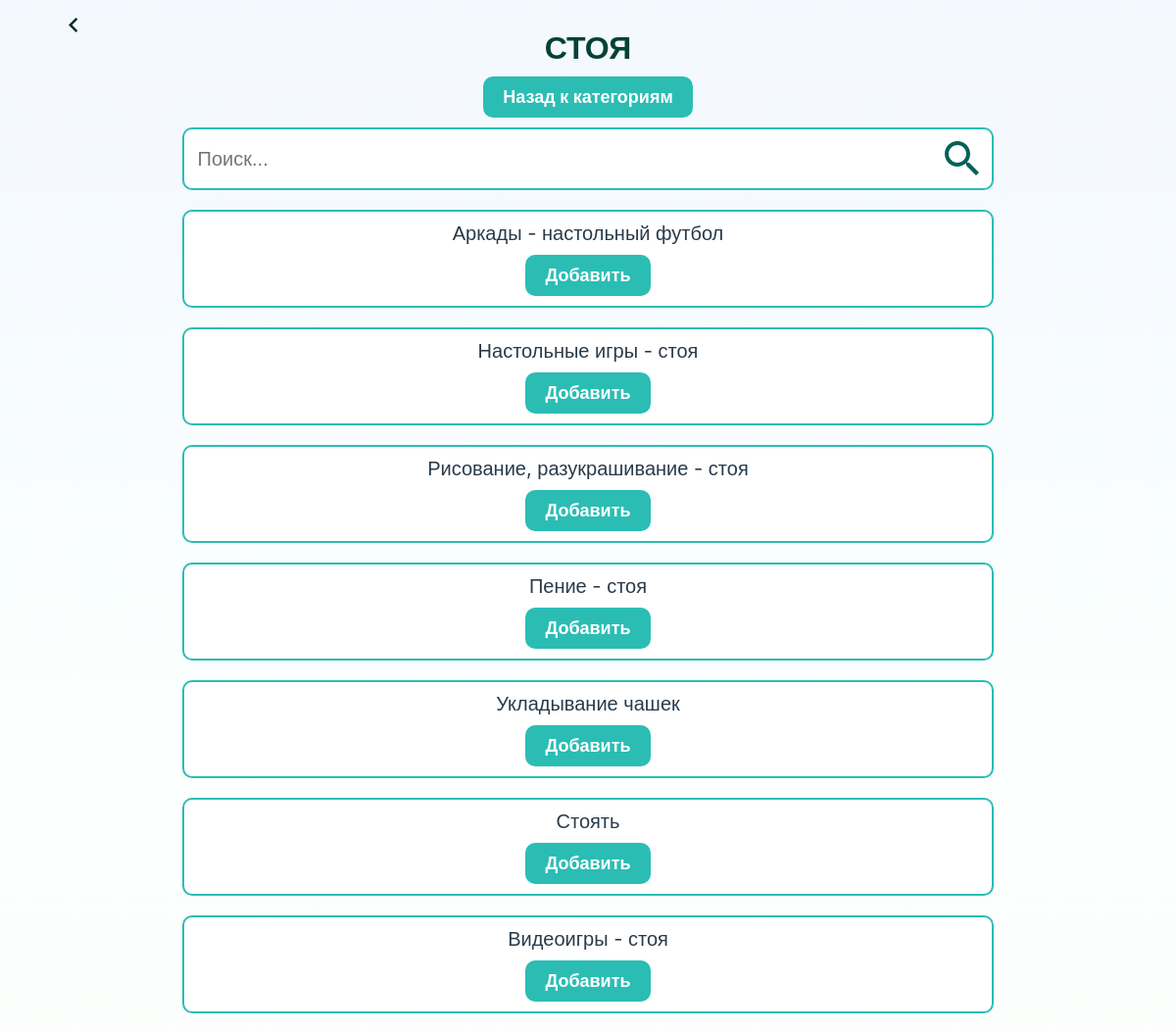
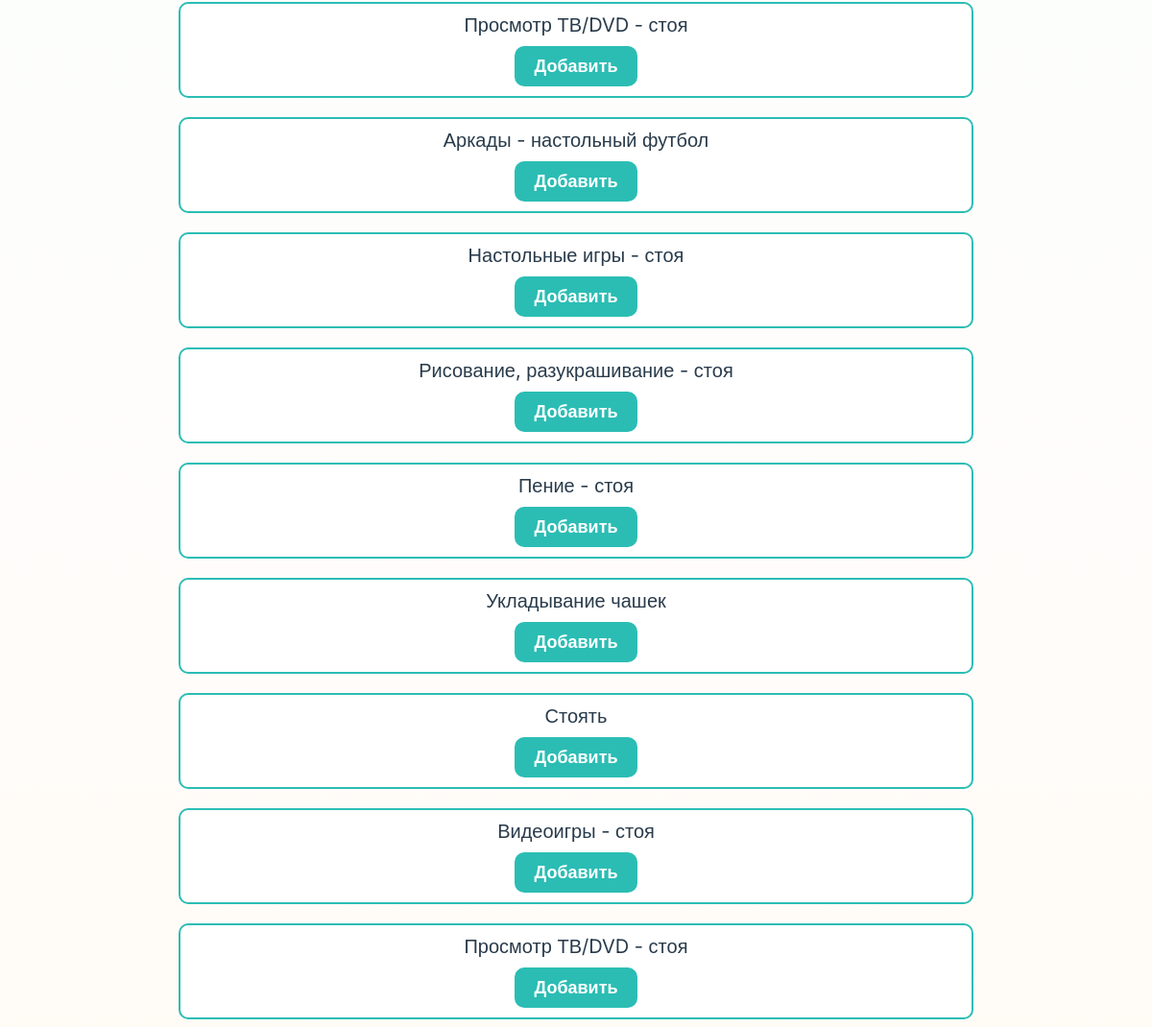
Page /categories/Стоя/ (signed in) on the committed database (2 pictures, top to bottom).
### webflut/models.py (models this page shows)
class Activity_for_children(models.Model):
    code = models.CharField(max_length=255)
    category = models.CharField(max_length=255)
    subcategory = models.CharField(max_length=255)
    code_6_9 = models.CharField(max_length=255)
    code_10_12 = models.CharField(max_length=255)
    code_13_15 = models.CharField(max_length=255)
    code_16_18 = models.CharField(max_length=255)
    class Meta:
        verbose_name = 'Виды Детских Активностей '
        verbose_name_plural = 'Виды Детских Активностей'

### webflut/views.py (the view)
# urls.py: path('categories/<str:category>/', views.category_items, name='category_items'),
def category_items(request, category):
    search_query = request.GET.get('search')
    user = Personal_Inform.objects.get(user=request.user)
    date_of_birth = user.date_of_birth
    today = datetime.now().date()
    user_age = today.year - date_of_birth.year - ((today.month, today.day) < (date_of_birth.month, date_of_birth.day))
    if user_age < 18:
        activities = Activity_for_children.objects.filter(category=category)
        if search_query:
            activities = Activity_for_children.filter(
                Q(activity_type__icontains=search_query) | Q(activity_type__contains=search_query)
            )
    else:
        activities = Activity.objects.filter(category=category)
        if search_query:
            activities = activities.filter(
                Q(activity_type__icontains=search_query) | Q(activity_type__contains=search_query)
            )
    return render(request, 'category_detail.html', {'activities': activities, 'user_age': user_age, 'category': category})

### webflut/templates/category_detail.html (shortened to what this page needs)
{% load static %}
{% load pwa %}
<!DOCTYPE html>
<html lang="en">
  <head>
    <link href="{% static 'css/Eatings Pages/Activities/activities.css' %}" rel="stylesheet" />
    <link href="{% static 'css/Eatings Pages/general.css' %}" rel="stylesheet" />
  </head>
<body>
<h1>{{category}}</h1>
<a href="{% url 'calories_and_bjy' %}" class="prev">
  <img src="{% static 'accets/prev-arrow.svg' %}" id="prev-logo" />
</a>
<a href="{% url 'category_list' %}" class="general-button">Назад к категориям</a>
<form action="" class="search" method="GET" autocomplete="off">
  <div class="input-wrapper">
    <input type="text" id="search-input" name="search" placeholder="Поиск..." value="{{ search_query|default_if_none:'' }}" />
      <div class="icon-wrapper">
        <img src="{% static 'accets/search.svg' %}" alt="Поиск" />
      </div>
    </div>
</form>
<div class="activities-list">
    {% for activity in activities %}
    <div class="activities-item">
        {% if user_age < 18 %}
        <text>{{ activity.subcategory }}</text>
        {% else %}
        <text>{{ activity.activity_type }}</text>
        {% endif %}
        <button onclick="openModal({{ activity.id }})" id="add-button" class="general-button">Добавить</button>
    </div>
    {% empty %}
    <p>Ничего не найдено</p>
    {% endfor %}
</div>
</body>
</html>

### webflut/static/css/Eatings Pages/Activities/activities.css (style rules this page uses)
.activities-list { width: 70%; }
.activities-item { display: flex; padding-top: 10px; flex-direction: column; justify-content: center; margin-top: 20px; background-color: white; border-radius: 10px; border: 2px solid #2bbdb4; font-size: 15px; }
.activities-item text { text-align: center; padding: 0 1vw; color: #293b4b; font-size: 20px; }

### webflut/static/css/Eatings Pages/general.css (style rules this page uses)
html { font-family: "Inter", sans-serif; background: rgb(255, 237, 210); background: linear-gradient(0deg, rgba(255, 237, 210, 0.2) 0%, rgba(255, 241, 231, 0.2) 23%, rgba(232, 255, 249, 0.2) 67%, rgba(197, 219, 255, 0.2) 100%), no-repeat; }
body { display: flex; flex-direction: column; align-items: center; }
.prev { position: absolute; left: 5vw; padding: 10px; border-radius: 10px; transition: background-color 0.3s ease; display: flex; align-items: center; justify-content: center; }
.prev #prev-logo { width: 10px; }
h1 { margin-block-end: 0em; text-align: center; color: #034236; text-transform: uppercase; font-weight: 600; }
.general-button { font-family: "Inter", sans-serif; font-weight: 600; text-decoration: none; text-transform: none; margin: 10px auto; background-color: #2bbdb4; border-radius: 10px; padding: 10px 20px; border: none; font-size: 18px; cursor: pointer; color: white; transition: filter 0.3s ease; }
.search { width: 70%; }
.search .input-wrapper { display: flex; align-items: center; border: 2px solid #2bbdb4; border-radius: 10px; padding: 1vw; background-color: white; }
.search .input-wrapper input { font-size: 20px; flex: 1; border: none; outline: none; }
.search .icon-wrapper { display: flex; align-items: center; }
.search .icon-wrapper img { width: 3vw; }

### rows in the picture
Activity_for_children: subcategory "Аркады - настольный футбол"
Activity_for_children: subcategory "Настольные игры - стоя"
Activity_for_children: subcategory "Рисование, разукрашивание - стоя"
Activity_for_children: subcategory "Пение - стоя"
Activity_for_children: subcategory "Укладывание чашек"
Activity_for_children: subcategory "Стоять"
Activity_for_children: subcategory "Видеоигры - стоя"
Activity_for_children: subcategory "Просмотр ТВ/DVD - стоя"
Activity_for_children: subcategory "Аркады - настольный футбол"
Activity_for_children: subcategory "Настольные игры - стоя"
Activity_for_children: subcategory "Рисование, разукрашивание - стоя"
Activity_for_children: subcategory "Пение - стоя"
Activity_for_children: subcategory "Укладывание чашек"
Activity_for_children: subcategory "Стоять"
Activity_for_children: subcategory "Видеоигры - стоя"
Activity_for_children: subcategory "Просмотр ТВ/DVD - стоя"

### other values in the picture
{{ category }} "СТОЯ"
